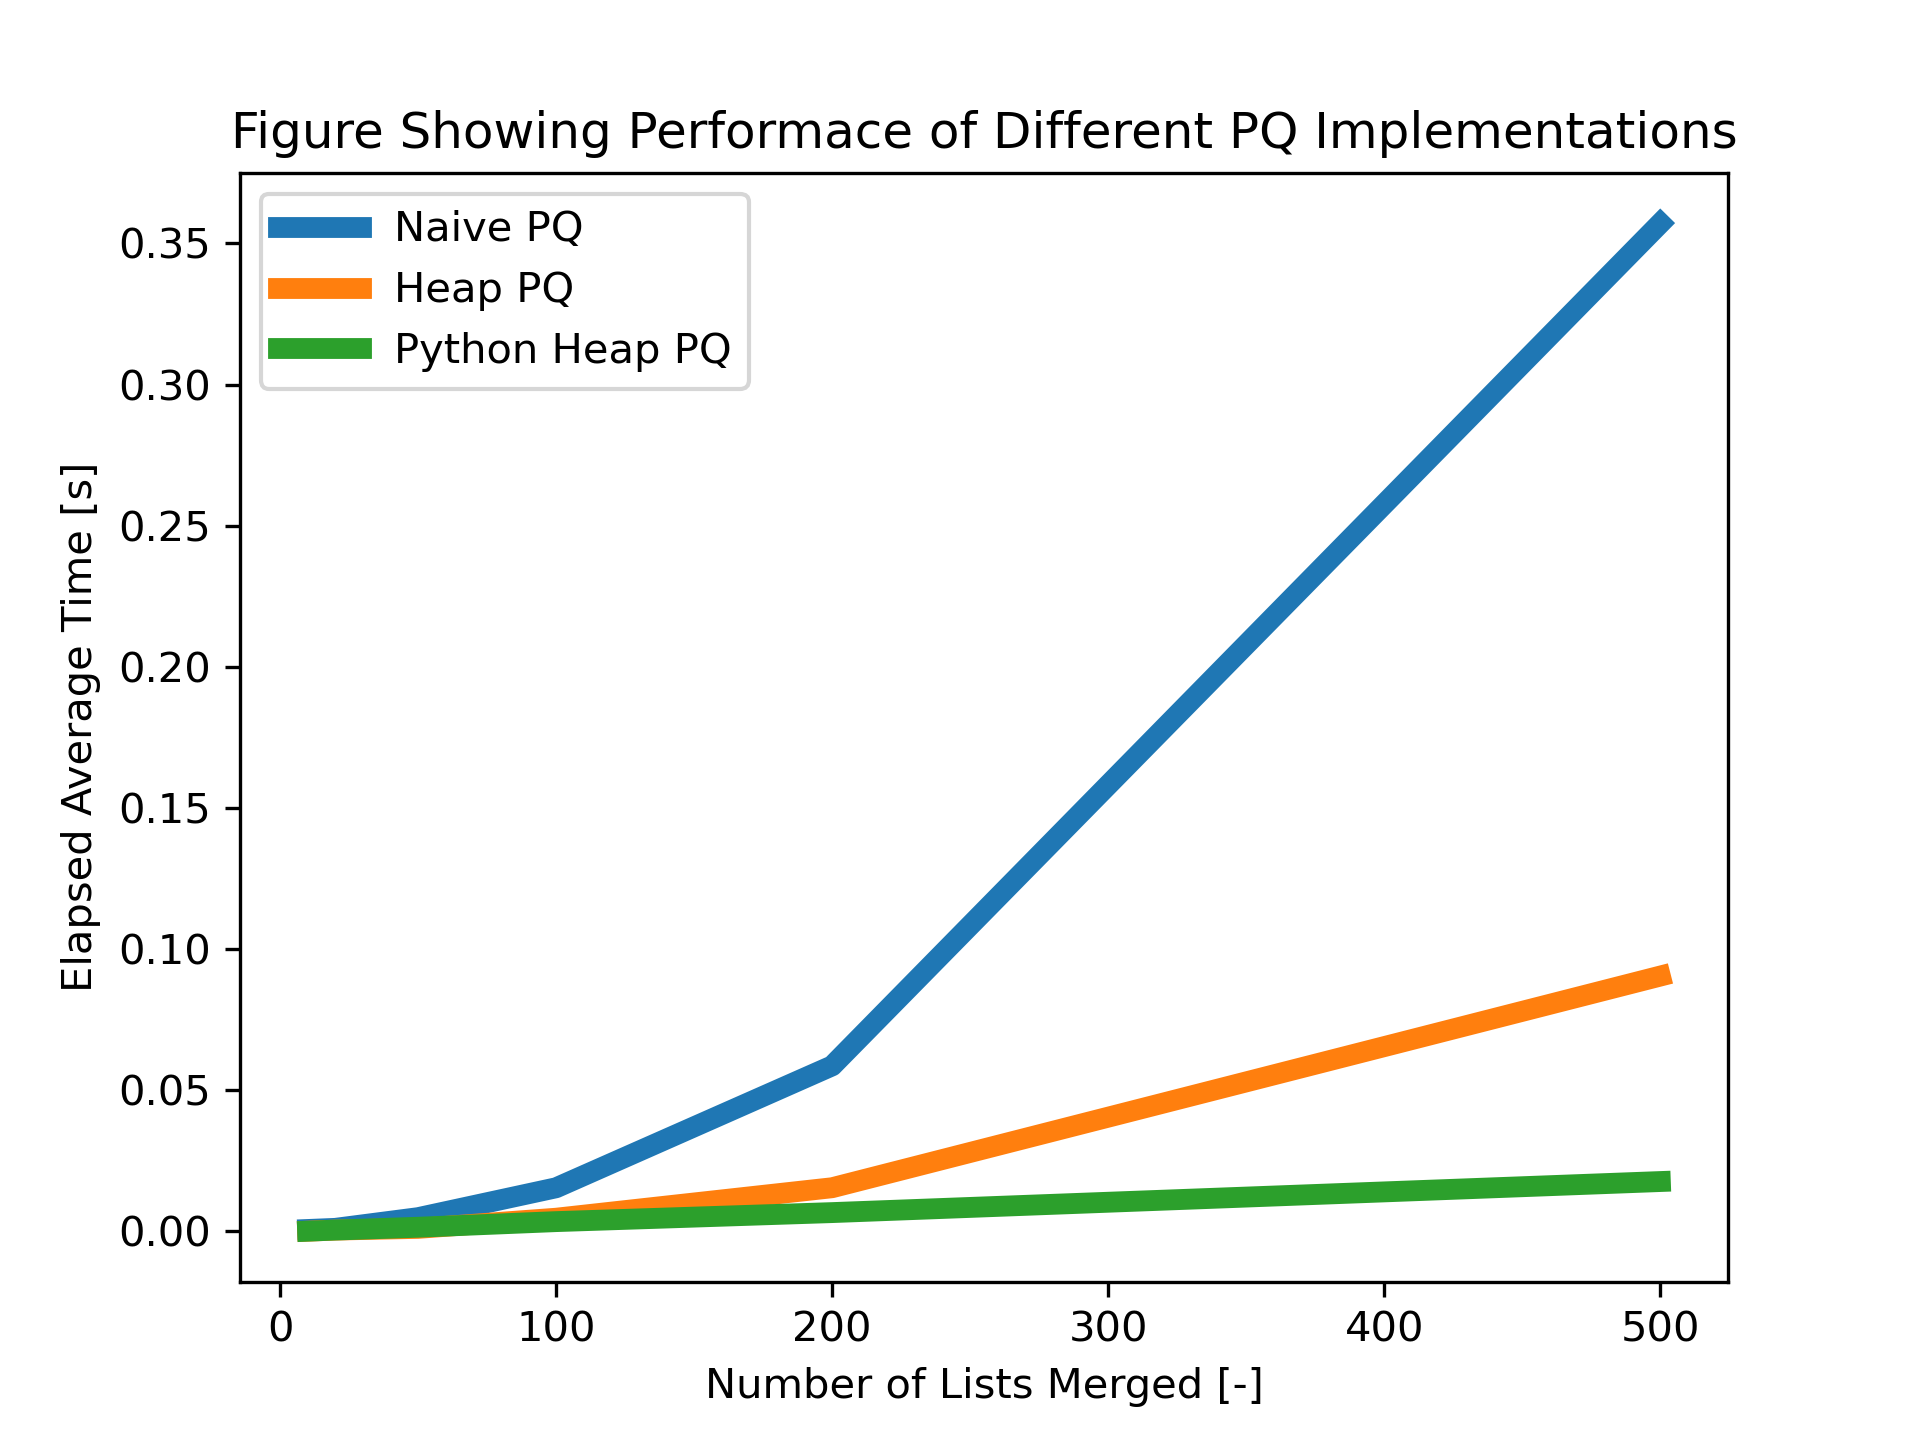

Write Python code to recreate this figure.
import P3
import matplotlib.pyplot as plt

npq=P3.timeit(pqclass=P3.NaivePriorityQueue)
hpq=P3.timeit(pqclass=P3.HeapPriorityQueue)
ppq=P3.timeit(pqclass=P3.PythonHeapPriorityQueue)

ns=[10, 20, 50, 100, 200, 500]
plt.figure()
L=5
plt.plot(ns,npq,label='Naive PQ',lw=L)
plt.plot(ns,hpq,label='Heap PQ',lw=L)
plt.plot(ns,ppq,label='Python Heap PQ',lw=L)
plt.legend()
plt.title('Figure Showing Performace of Different PQ Implementations')
plt.xlabel('Number of Lists Merged [-]')
plt.ylabel('Elapsed Average Time [s]')
plt.savefig('P3-C.png',format='png',dpi=300)
plt.show()
